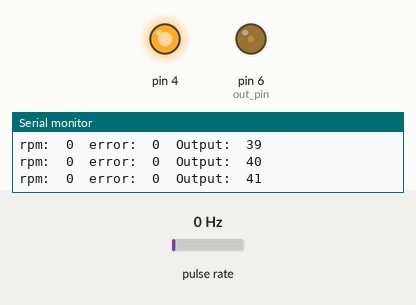
This sketch was run on a simulated Arduino Uno, built with avr-gcc and run on an emulated ATmega328P. On the bench: output pins drawn as LEDs (lit = HIGH), the last lines printed to the serial monitor. Wiring (inferred from the names in the program): pulse sensor: data pin 2. The inputs (shaded band) are chosen by the test bench; at power-on: pulse rate 0 Hz.

Above: at 1.2 s.
1.3 s: pulse rate (sensor on pin 2) set to 100 Hz
At 3.09 s:
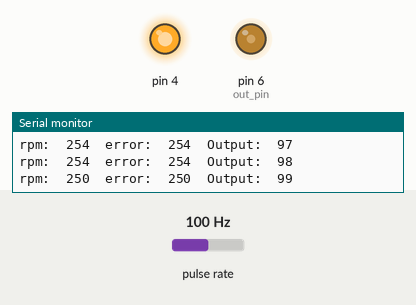
4.3 s: pulse rate (sensor on pin 2) set to 4 Hz
At 4.94 s:
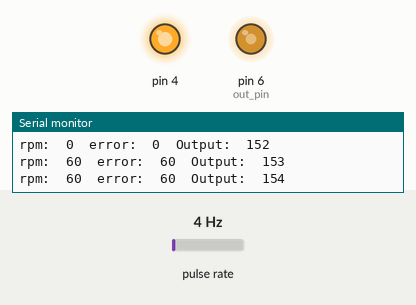
7.3 s: pulse rate (sensor on pin 2) set to 50 Hz
At 9.3 s:
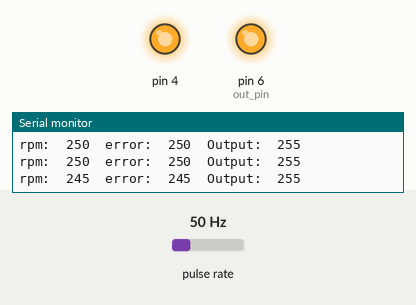
Timing chart, 0 to 10.8 s (numbered marks = the images above; inputs shaded):
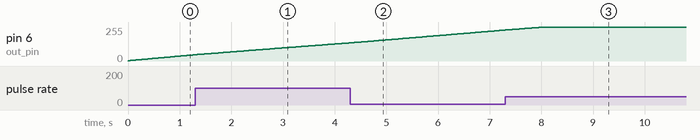

The sketch:

encoderV8_onoff_promini.ino.ino
```cpp
int ref = 0;
int sensibility = 1;

int const debounce = 400;
int const encoder_pin = 2;
int const out_pin = 6;
unsigned int const encoder_factor = 15000; //60*1000/4;

int volatile out = 0;
unsigned int volatile rpm = 0;
int volatile err = 0;
unsigned int volatile timeOld = 0;
unsigned int volatile timeNow = 0;
unsigned int volatile tiempoPasado = 0;
unsigned volatile long bounceTimeEnco = 0;

void setup() {
  pinMode(encoder_pin,INPUT);

  pinMode(4,OUTPUT);
  digitalWrite(4,HIGH);
  analogWrite(out_pin,150);

  Serial.begin(9600);
  Serial.print("Velocidad actual: ");
  Serial.println(rpm);

  attachInterrupt(digitalPinToInterrupt(encoder_pin),encoder,FALLING);
}

void loop() {
  err = rpm-ref;
  if(err>=0){
     //out+=err*sensibility;
     out++;
   }else{
     //out-=err*sensibility
     out--;
   }

   if(out<0) out=0;
   if(out>255) out=255;
   if(timeNow+100<millis()){
     if(rpm>100) rpm-=100;
     else rpm = 0;
   }


   analogWrite(out_pin,out);
   Serial.print("rpm:\t");
   Serial.print(rpm);
   Serial.print("\terror:\t");
   Serial.print(err);
   Serial.print("\tOutput:\t");
   Serial.println(out);


}

void encoder(){
  noInterrupts();
  timeNow = millis();
  if(!digitalRead(encoder_pin)&&timeNow>bounceTimeEnco){
      tiempoPasado = timeNow-timeOld;
      timeOld = timeNow;
      rpm = encoder_factor/tiempoPasado;
      //Serial.println("--------------------------------------------");
      //Serial.println(rpm);
      bounceTimeEnco = timeNow+50;
  }
  interrupts();
}
```
